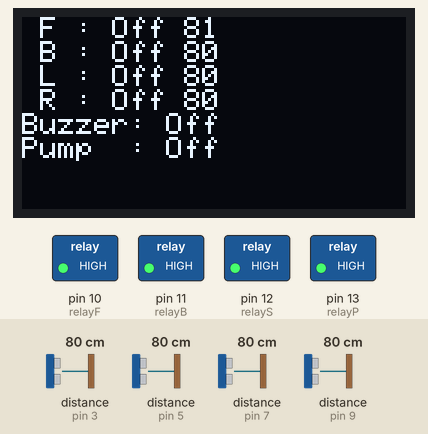
Bench run of a sketch on a simulated Arduino Uno, built with avr-gcc and run on an emulated ATmega328P. On the bench: 128×64 one-colour display, switched loads named in the sketch (green lamp = pin HIGH). Wiring (inferred from the names in the program): 4 × ultrasonic range finder: trigger pin 2, echo pin 3 / trigger pin 4, echo pin 5 / trigger pin 6, echo pin 7 / trigger pin 8, echo pin 9. Inputs (shaded band) come from the test bench; at power-on: distance to the obstacle (sensors on pin 3, pin 5, pin 7, pin 9) 80 cm. The echo pulse lasts 58.3 µs per cm; pins used as bus, display or sensor lines are not drawn; what the sketch prints to the serial monitor is not drawn.

Above: at 1.2 s.
1.3 s: distance to the obstacle (sensor on pin 3) set to 22 cm
At 2.2 s:
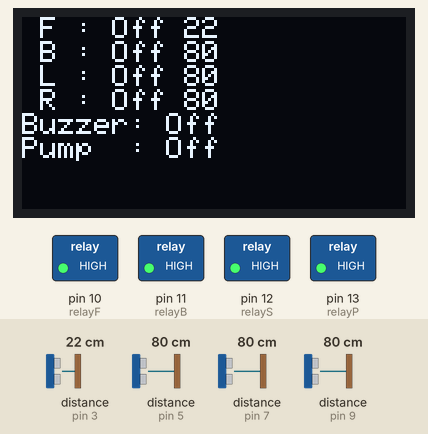
2.9 s: distance to the obstacle (sensor on pin 3) set to 17 cm
At 4.0 s:
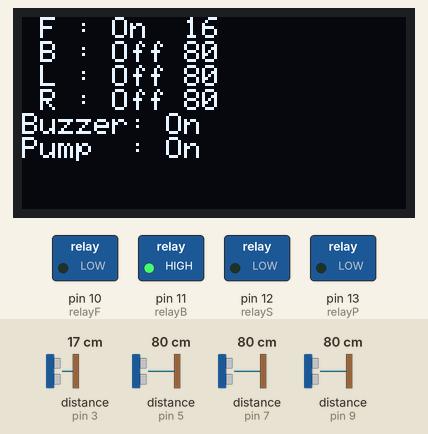
4.5 s: distance to the obstacle (sensor on pin 5) set to 23 cm
At 5.2 s:
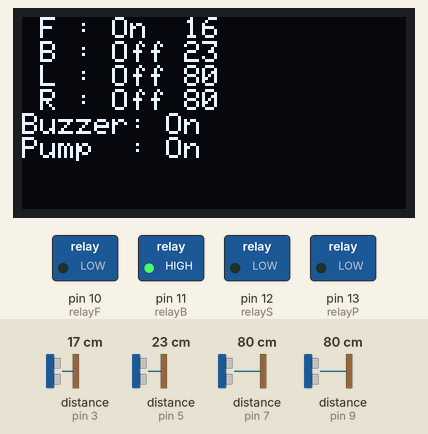
6.1 s: distance to the obstacle (sensor on pin 5) set to 18 cm
At 6.9 s:
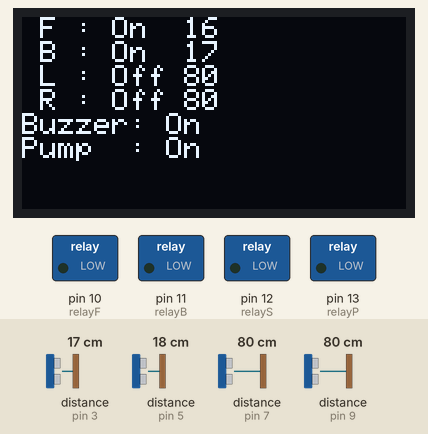
7.7 s: distance to the obstacle (sensor on pin 3) set to 35 cm
At 8.3 s:
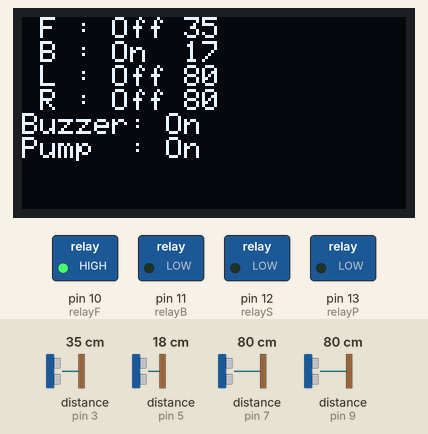
9.3 s: distance to the obstacle (sensor on pin 5) set to 120 cm
At 10.1 s:
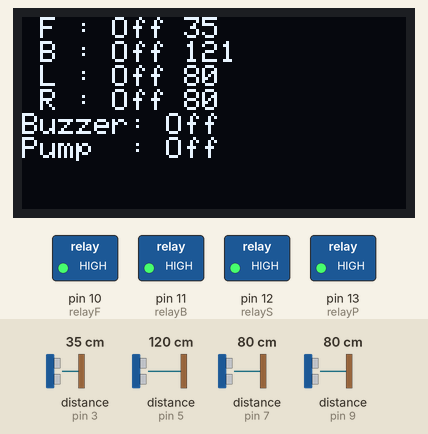
Timing chart, 0 to 11.8 s (numbered marks = the images above; inputs shaded):
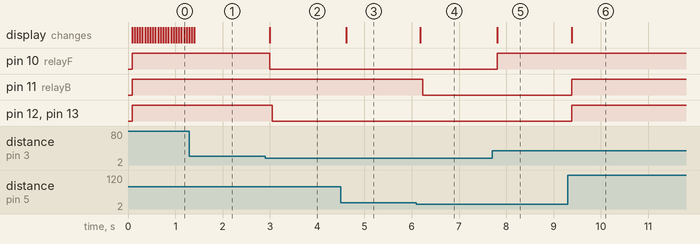

Measured:
- the behaviour switches between 20 and 19 cm on distance to the obstacle (sensor on pin 3) (found by bisection; images 1 and 2)
- the behaviour switches between 21 and 20 cm on distance to the obstacle (sensor on pin 5) (found by bisection; images 3 and 4)
- after the input at 1.3 s, the display: first differs from a run without the input after 0.10 s (image 1)
- after the input at 2.9 s, pin 10 (relayF): HIGH → LOW after 0.10 s; pin 12 (relayS), pin 13 (relayP): HIGH → LOW after 0.15 s; the display: changes after 0.10 s (image 2)
- after the input at 4.5 s, the display: changes after 0.12 s (image 3)
- after the input at 6.1 s, pin 11 (relayB): HIGH → LOW after 0.13 s; the display: changes after 0.08 s (image 4)
- after the input at 7.7 s, pin 10 (relayF): LOW → HIGH after 0.10 s; the display: changes after 0.10 s (image 5)
- after the input at 9.3 s, pin 11 (relayB), pin 12 (relayS), pin 13 (relayP): LOW → HIGH after 0.09 s; the display: changes after 0.09 s (image 6)

The sketch:

Repeller_model_1.1_x.ino
```cpp
/*
  The project : Bird Repeller Model
  Program “Repeller model 1.1 x"
  coding by Knet Attimed (Kiattisak Phothawimoncharat)
  used for learning only please reference me
  https://github.com/KnetAttimed
*/


// Setting general
int setd = 20;  // distance bird sensor (Distance used to detect the bird)
float temperature = 28; // Temperature in Celsius
float soundSpeed = 331.5 + 0.6 * (temperature); // Calculate sound speed based on temperature

// Ultrasonic sensor settings
int trig1 = 2;  // Trigger for front sensor
int echo1 = 3;  // Echo for front sensor
int timemisec1; // Time in microseconds for sensor 1
int distcm1;    // Distance in cm for sensor 1

int trig2 = 4;  // Trigger for back sensor
int echo2 = 5;  // Echo for back sensor
int timemisec2; // Time in microseconds for sensor 2
int distcm2;    // Distance in cm for sensor 2

int trig3 = 6;  // Trigger for left sensor
int echo3 = 7;  // Echo for left sensor
int timemisec3; // Time in microseconds for sensor 3
int distcm3;    // Distance in cm for sensor 3

int trig4 = 8;  // Trigger for right sensor
int echo4 = 9;  // Echo for right sensor
int timemisec4; // Time in microseconds for sensor 4
int distcm4;    // Distance in cm for sensor 4

// Relay module setup
const byte relayF = 10; // Front control
const byte relayB = 11; // Back control
const byte relayS = 12; // Side control & fan motor
const byte relayP = 13; // Buzzer (sound) control

// OLED display setup () want to use an extension
#include <Wire.h>
#include <Adafruit_GFX.h>
#include <Adafruit_SSD1306.h>
// OLED display width in pixels
#define SCREEN_WIDTH 128
// OLED display height in pixels
#define SCREEN_HEIGHT 64
// Reset pin (or -1 if sharing Arduino reset pin)
#define OLED_RESET -1
Adafruit_SSD1306 display(SCREEN_WIDTH, SCREEN_HEIGHT, &Wire, OLED_RESET);

void setup() {
  // Setup ultrasonic sensor pins
  pinMode(2, OUTPUT); // Front sensor trigger
  pinMode(3, INPUT);  // Front sensor echo
  pinMode(4, OUTPUT); // Back sensor trigger
  pinMode(5, INPUT);  // Back sensor echo
  pinMode(6, OUTPUT); // Left sensor trigger
  pinMode(7, INPUT);  // Left sensor echo
  pinMode(8, OUTPUT); // Right sensor trigger
  pinMode(9, INPUT);  // Right sensor echo

  // Setup relay control pins
  pinMode(relayF, OUTPUT); // Front control relay
  pinMode(relayB, OUTPUT); // Back control relay
  pinMode(relayS, OUTPUT); // Side control & fan motor relay
  pinMode(relayP, OUTPUT); // Buzzer control relay

  // Start serial communication
  Serial.begin(9600);

  // Initialize OLED display
  display.begin(SSD1306_SWITCHCAPVCC, 0x3C); // Initialize with I2C address
  display.setTextColor(SSD1306_WHITE);  // Set text color to white
}

void loop() {
  checkSensor1(); // Read distance from front sensor
  checkSensor2(); // Read distance from back sensor
  checkSensor3(); // Read distance from left sensor
  checkSensor4(); // Read distance from right sensor
  oled(); // Output data to OLED display
  mainpumpF(); // Control front pump
  mainpumpB(); // Control back pump
  mainpumpS(); // Control side pump
}

// Coding by Knet Attimed (Kiattisak Phothawimoncharat)
// Create new functions
// Function to check the front sensor
void checkSensor1() {
  digitalWrite(trig1, LOW); // Set trigger pin low
  delayMicroseconds(2);      // Wait for 2 microseconds
  digitalWrite(trig1, HIGH); // Set trigger pin high
  delayMicroseconds(10);     // Wait for 10 microseconds
  digitalWrite(trig1, LOW);  // Set trigger pin low
  timemisec1 = pulseIn(echo1, HIGH); // Measure the pulse duration
  distcm1 = timemisec1 * (soundSpeed / 2.) * pow(10, -4); // Calculate the distance in cm
  Serial.print(distcm1); Serial.print(" "); // Output distance to serial monitor
}

// Function to check the back sensor
void checkSensor2() {
  digitalWrite(trig2, LOW); // Set trigger pin low
  delayMicroseconds(2);      // Wait for 2 microseconds
  digitalWrite(trig2, HIGH); // Set trigger pin high
  delayMicroseconds(5);      // Wait for 5 microseconds
  digitalWrite(trig2, LOW);  // Set trigger pin low
  timemisec2 = pulseIn(echo2, HIGH); // Measure the pulse duration
  distcm2 = timemisec2 * (soundSpeed / 2.) * pow(10, -4); // Calculate the distance in cm
  Serial.print(distcm2); Serial.print(" "); // Output distance to serial monitor
}

// Function to check the left sensor
void checkSensor3() {
  digitalWrite(trig3, LOW); // Set trigger pin low
  delayMicroseconds(2);      // Wait for 2 microseconds
  digitalWrite(trig3, HIGH); // Set trigger pin high
  delayMicroseconds(5);      // Wait for 5 microseconds
  digitalWrite(trig3, LOW);  // Set trigger pin low
  timemisec3 = pulseIn(echo3, HIGH); // Measure the pulse duration
  distcm3 = timemisec3 * (soundSpeed / 2.) * pow(10, -4); // Calculate the distance in cm
  Serial.print(distcm3); Serial.print(" "); // Output distance to serial monitor
}

// Function to check the right sensor
void checkSensor4() {
  digitalWrite(trig4, LOW); // Set trigger pin low
  delayMicroseconds(2);      // Wait for 2 microseconds
  digitalWrite(trig4, HIGH); // Set trigger pin high
  delayMicroseconds(5);      // Wait for 5 microseconds
  digitalWrite(trig4, LOW);  // Set trigger pin low
  timemisec4 = pulseIn(echo4, HIGH); // Measure the pulse duration
  distcm4 = timemisec4 * (soundSpeed / 2.) * pow(10, -4); // Calculate the distance in cm
  Serial.print(distcm4); Serial.println(" "); // Output distance to serial monitor
}

// Function to control the front pump
void mainpumpF() {
  if (distcm1 > 0) {
    if (distcm1 < setd) {
      digitalWrite(relayF, LOW); // Turn off relay if distance is below set distance
      delay(50);
    } else {
      digitalWrite(relayF, HIGH); // Turn on relay if distance is above set distance
    }
  }
}

// Function to control the back pump
void mainpumpB() {
  if (distcm2 > 0) {
    if (distcm2 < setd) {
      digitalWrite(relayB, LOW); // Turn off relay if distance is below set distance
      delay(50);
    } else {
      digitalWrite(relayB, HIGH); // Turn on relay if distance is above set distance
    }
  }
}

// Function to control the side pump and buzzer
void mainpumpS() {
  if (distcm1 < setd || distcm2 < setd || distcm3 < setd || distcm4 < setd) {
    digitalWrite(relayS, LOW); // Turn off side relay if any sensor detects an object
    digitalWrite(relayP, LOW); // Turn off buzzer if any sensor detects an object
  } else {
    digitalWrite(relayS, HIGH); // Turn on side relay if no sensor detects an object
    digitalWrite(relayP, HIGH); // Turn on buzzer if no sensor detects an object
  }
}
// Coding by Knet Attimed (Kiattisak Phothawimoncharat)
// Function to output data to OLED display
void oled() {
  display.clearDisplay(); // Clear previous display data
  display.setTextSize(1); // Set text size to 1
  display.setCursor(0, 0); // Set text cursor at the top-left corner

  // Display the status of each sensor and its distance
  display.print(" F : ");
  if (distcm1 < setd) {
    display.print("On  ");
  } else {
    display.print("Off ");
  }
  display.println(distcm1);

  display.print(" B : ");
  if (distcm2 < setd) {
    display.print("On  ");
  } else {
    display.print("Off ");
  }
  display.println(distcm2);

  display.print(" L : ");
  if (distcm3 < setd) {
    display.print("On  ");
  } else {
    display.print("Off ");
  }
  display.println(distcm3);

  display.print(" R : ");
  if (distcm4 < setd) {
    display.print("On  ");
  } else {
    display.print("Off ");
  }
  display.println(distcm4);

  // Display the status of the buzzer and pump
  if(distcm1 < setd||distcm2 < setd||distcm3 < setd||distcm4 < setd){
    display.println("Buzzer: On  ");
    display.println("Pump  : On  ");
  }
  else{
  display.println("Buzzer: Off ");
  display.println("Pump  : Off  "); }

  display.display();// Update the display
}


/*
  The project : Bird Repeller Model
  Program “Repeller model 1.1 x"
  coding by Knet Attimed (Kiattisak Phothawimoncharat)
  used for learning only please reference me
  https://github.com/KnetAttimed
*/
```
